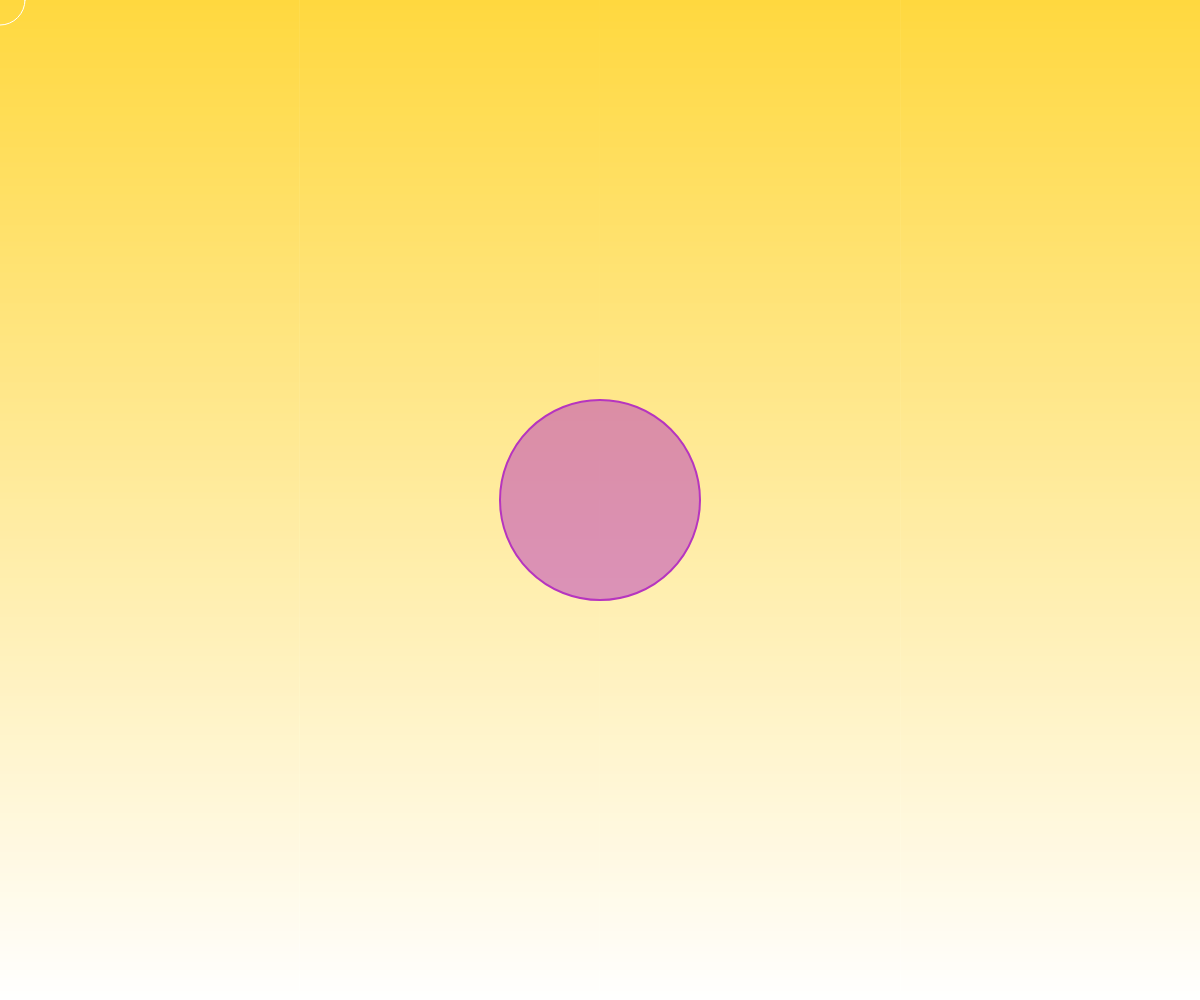
Frame 1 (no input)
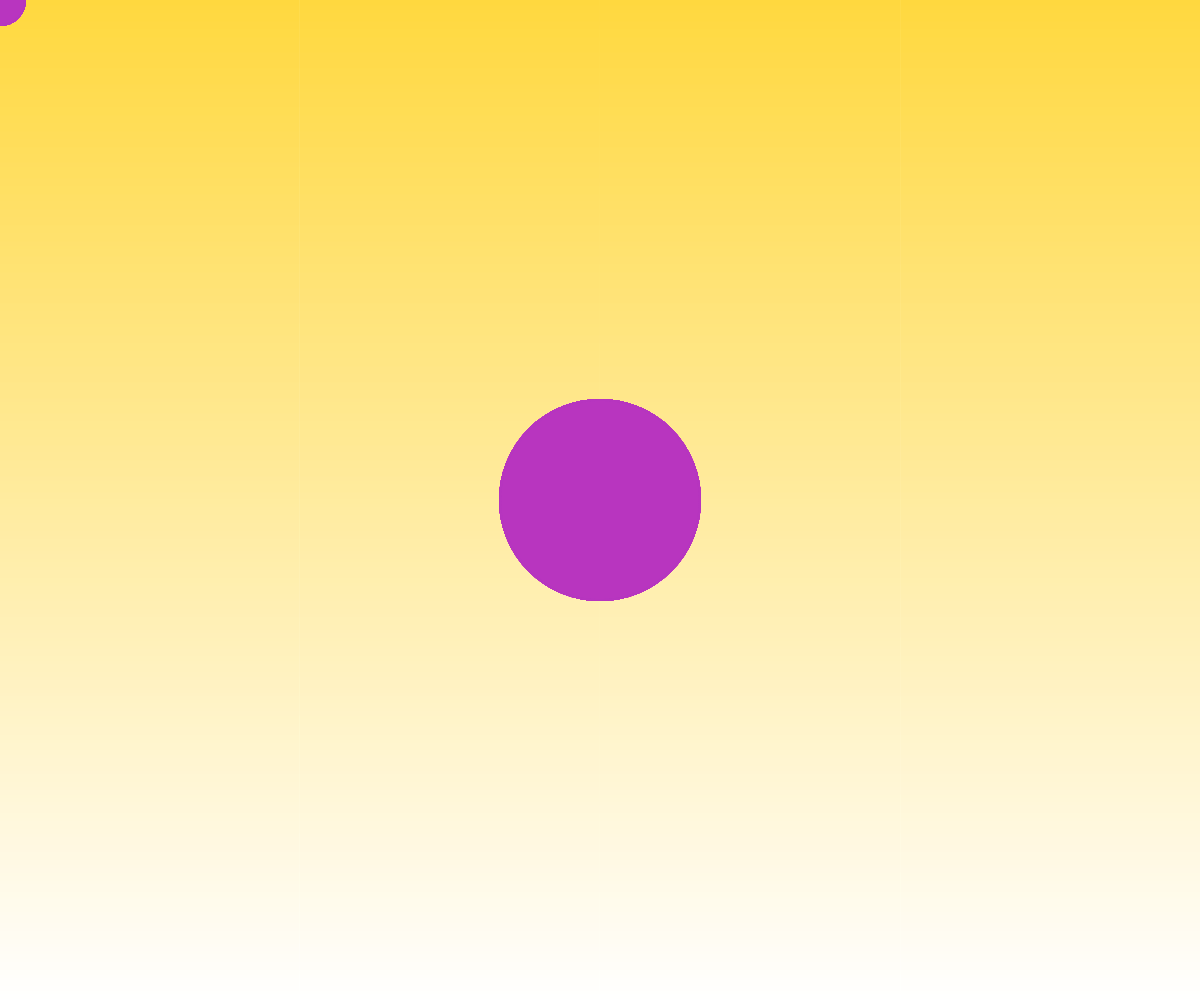
Frame 60 (no input)
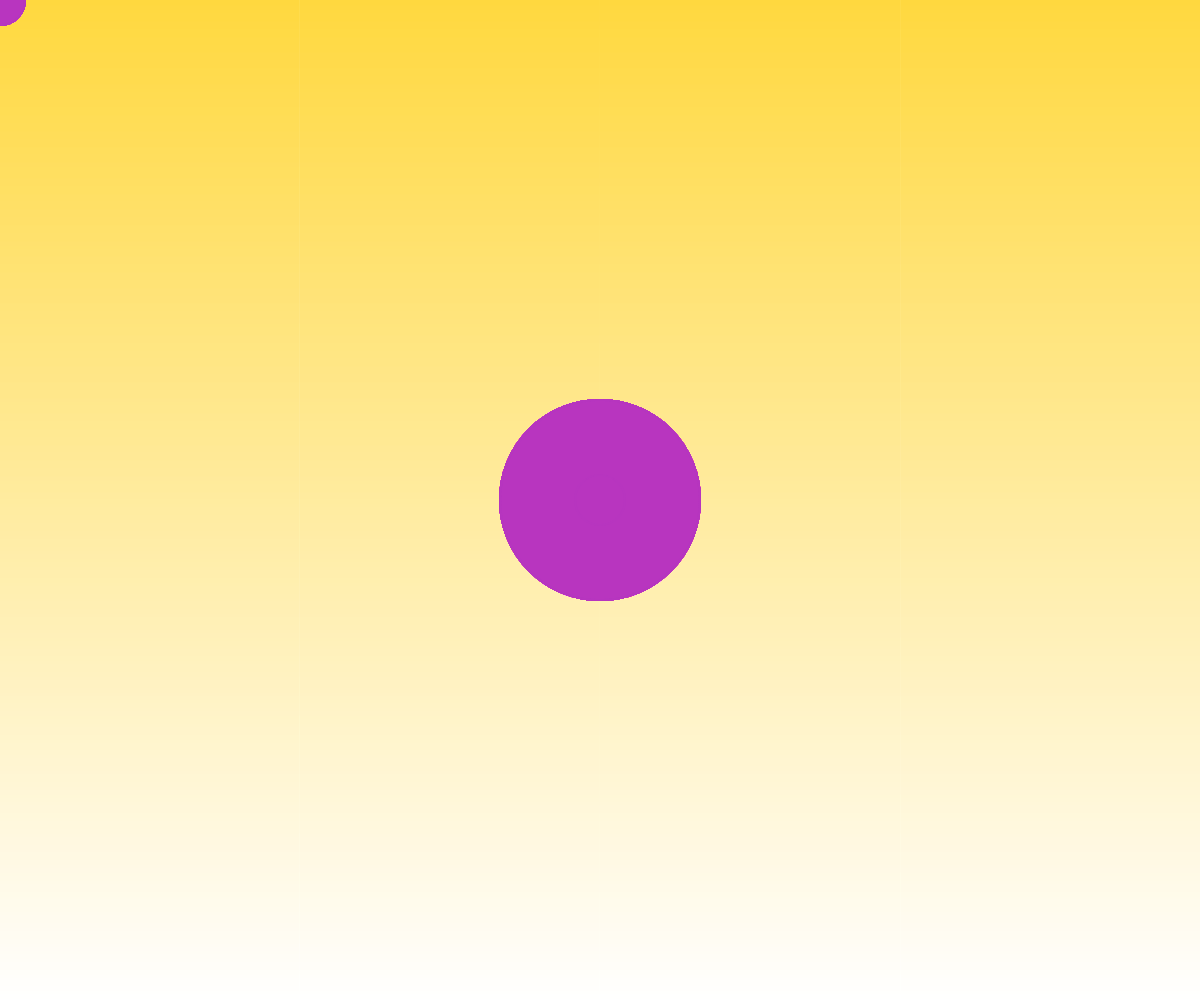
Frame 120 (the mouse pressed at the canvas centre since frame 60)

The p5.js sketch that drew these frames (run headless with seeded random() and noise() and a simulated clock; from frame 60 on, the mouse is pressed at the canvas centre):

// p5.js sketch
// ── sketch.js
function setup() {
  createCanvas(windowWidth, windowHeight);
  c1 = color(255, 204, 0);
  c2 = color(255);
  setGradient(c1, c2);
  r = random(255);
  g = random(255);
  b = random(255);
}

function draw() {
  ellipse(mouseX, mouseY, 50, 50);
  strokeWeight(2);
  stroke(r, g, b);
  fill(r, g, b, 127);
  ellipse(windowWidth/2, windowHeight/2, 200, 200);
}

function setGradient(c1, c2) {
  // noprotect
  noFill();
  for (var y = 0; y < height; y++) {
    var inter = map(y, 0, height, 0, 1);
    var c = lerpColor(c1, c2, inter);
    stroke(c);
    line(0, y, width, y);
  }
}


// When the user clicks the mouse
function mousePressed() {
  // Check if mouse is inside the circle
  let d = dist(mouseX, mouseY, 360, 200);
  if (d < 100) {
    // Pick new random color values
    r = random(255);
    g = random(255);
    b = random(255);
  }
}
